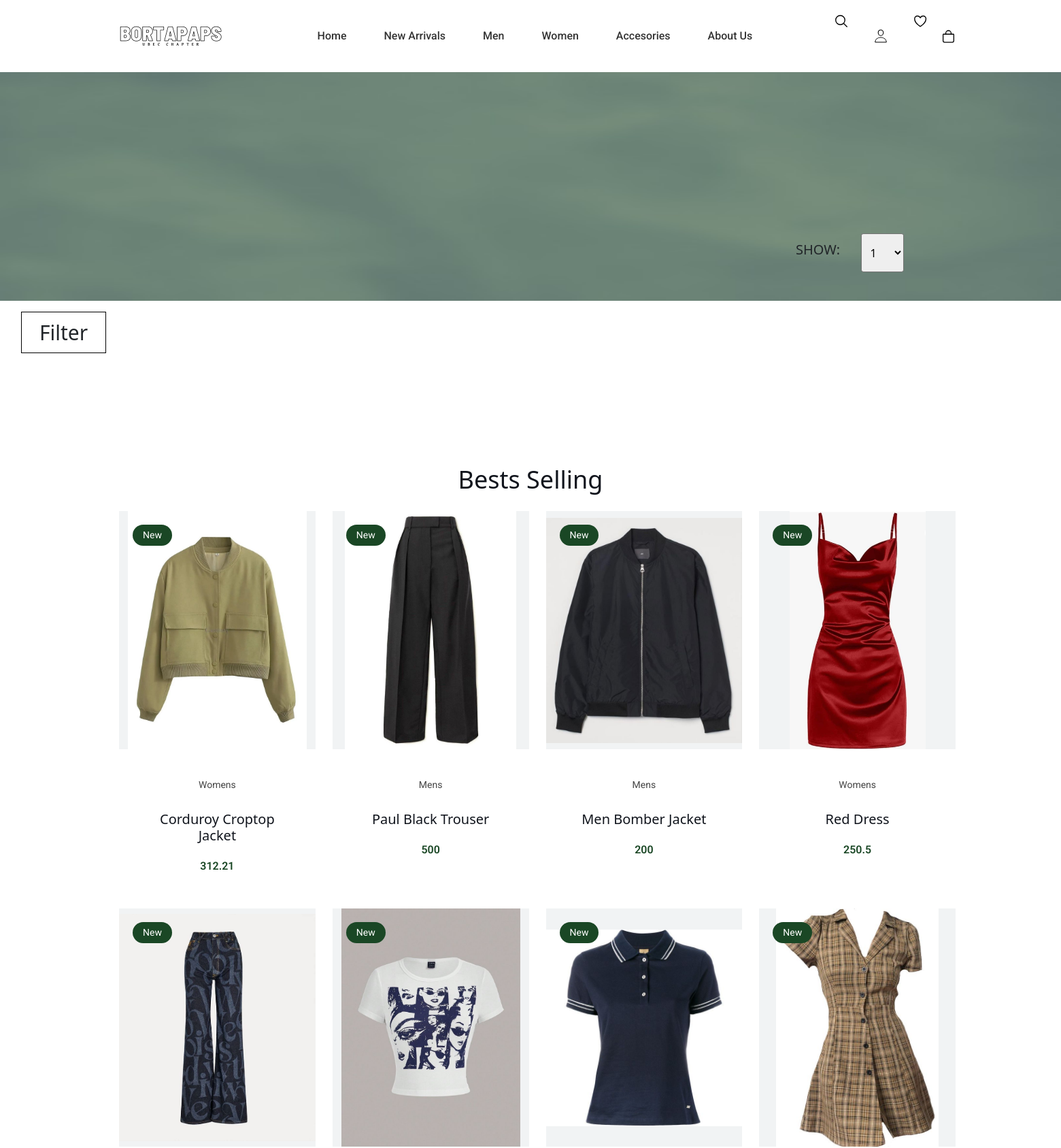
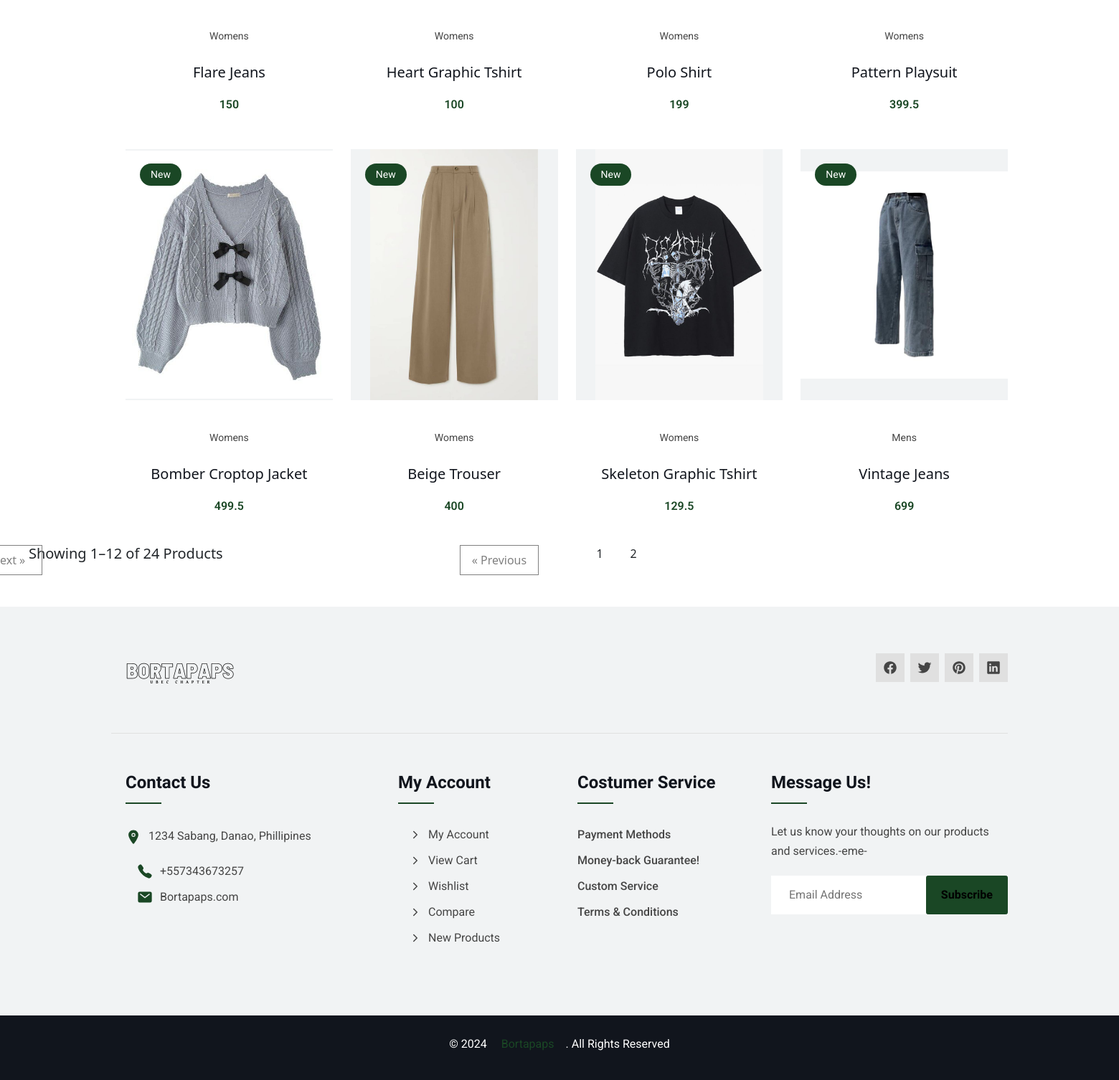
Page /Bortapaps2/products.php on the committed database (2 pictures, top to bottom).
### tables this page shows
CREATE TABLE `products` (
  `id` int(11) NOT NULL,
  `name` varchar(255) NOT NULL,
  `description` text NOT NULL,
  `price` double NOT NULL,
  `category` varchar(255) DEFAULT NULL,
  `path` varchar(255) NOT NULL
);

### Bortapaps2/products.php (the view, shortened to what this page needs)
<?php
include 'conn.php';
?>
<!DOCTYPE html>
<html lang="en">
<head>
  <link rel="stylesheet" href="https://cdnjs.cloudflare.com/ajax/libs/font-awesome/4.7.0/css/font-awesome.min.css">
  <link href="https://cdn.jsdelivr.net/npm/bootstrap@5.0.2/dist/css/bootstrap.min.css" rel="stylesheet" >
  <link href='https://unpkg.com/boxicons@2.1.1/css/boxicons.min.css' rel='stylesheet'>
  <link rel="stylesheet" href="style.css">
</head>
<body id="top" style="
overflow-x: hidden;
">
  <header class="header" data-header>
    <div class="container">
      <a href="#" class="logo">
        <img src="BORTAPAPS2.png" width="160" height="50" alt=" Bortapaps">
      </a>
      <nav class="navbar" data-navbar>
        <ul class="navbar-list">
          <li class="navbar-item">
            <a href="/Bortapaps2/index.html" class="navbar-link">Home</a>
          </li>
          <li class="navbar-item">
            <a href="#" class="navbar-link">New Arrivals</a>
          </li>
          <li class="navbar-item">
            <a href="#" class="navbar-link">Men</a>
          </li>
          <li class="navbar-item">
            <a href="#" class="navbar-link">Women</a>
          </li>
          <li class="navbar-item">
            <a href="#" class="navbar-link">Accesories</a>
          </li>
          <li class="navbar-item">
            <a href="#" class="navbar-link">About Us</a>
          </li>
        </ul>
        <ul class="nav-action-list">
          <li>
            <button class="nav-action-btn">
          <button class="btn btn-primary" type="button" data-bs-toggle="offcanvas" data-bs-target="#offcanvasRight" aria-controls="offcanvasRight"style="position: relative;padding: 0;margin: 0;background-color: transparent;top: -1vh;border: none;font-size: 22px;"> <ion-icon name="search-outline" aria-hidden="true" ></ion-icon>
            </button>
          </li>
          <li>
            <a href="#" class="nav-action-btn">
              <button onclick="document.getElementById('id01').style.display='block'"> <ion-icon name="person-outline" aria-hidden="true"></ion-icon> </button>
            </a>
          </li>
          <li>
            <button class="nav-action-btn">
              <button class="btn btn-primary" type="button" data-bs-toggle="offcanvas" data-bs-target="#offcanvasWithBothOptions" aria-controls="offcanvasWithBothOptions" style="position: relative;background: transparent;padding: 0%;border: 0;font-size: 139%;top: -1vh;display: flex;"><ion-icon name="heart-outline" aria-hidden="true"></ion-icon></button>
            </button>
          </li>
          <li>
            <button class="nav-action-btn">
              <button class="btn btn-primary" type="button" data-bs-toggle="offcanvas" data-bs-target="#offcanvasWithBackdrop" aria-controls="offcanvasWithBackdrop" style="
              position: relative;
              background: transparent;
              padding: 0%;
              font-size: 21px;
              border: 0;
              top: -21%;
          ">  <ion-icon name="bag-outline" aria-hidden="true" ></ion-icon> </button>
            </button>
              </div>
  </header>
  <main>
    <article>
<section>
    <div class="contaner-hero" style="width: 100vw;height: 44vh;background-color: rgb(0, 0, 0);display: flex;justify-content: center;">
<img src="/Bortapaps2/banner.jpg" alt="banner" style="position: relative;
    display: flex;
    width: 207vh;">
    </div>
</section>
<section>
    <div class="navbar-filter" style="width: 100vw; height: 13vh; background-color: white;">
        <span class="filter" style="font-size:30px;cursor:pointer;position: relative;height: 61px;width: 8vw;display: flex;align-items: center;justify-content: center;padding: 1vh;top: 2vh;left: 2vw;border: 1px solid black;z-index: 2;" onclick="openNav()">Filter</span>
        <div class="show"style="
        position: relative;
    display: flex;
    top: -5vh;
    left: 75vw;
    align-items: center;
    ">
            <p style="
            font-size: 20px;
        ">SHOW:</p>
            <select id="qty" name="qty" style="
            position: relative;
            left: 2vw;
            height: 57px;
            width: 4vw;
            display: flex;
            justify-content: space-between;
            border-radius: 6%;
            padding: 1vh;
        ">
              <option value="1">1</option>
            </select>
        </div>
    </div>
</section>
      <div class="section_scroll">
      <section class="section product">
        <div id="main">
        <div class="container">
            <div class="sorted"style="
           position: relative;
    display: flex;
    top: -20vh;
    left: 2vw;
    align-items: center;
    width: 20vw;
        ">
                <p style="
                font-size: 20px;
            ">SORT BY:</p>
            </div>
          <h2 class="h2 section-title">Bests Selling</h2>
          <ul class="product-list">
            <?php
            $result = mysqli_query ($conn, "SELECT * FROM products LIMIT 12");
            while ( $row =mysqli_fetch_assoc($result)){
            ?>
            <li class="product-item">
              <div class="product-card" tabindex="0">
                <figure class="card-banner">
                  <img src="/products/<?=$row['path']?>" width="312" height="350" loading="lazy"
                  class="image-contain" data-bs-toggle="modal" data-bs-target="#myModal" alt="Your Image">
                  <div class="card-badge">New</div>
                </figure>
                <div class="card-content">
                  <div class="card-cat">
                    <a href="#" class="card-cat-link"><?=$row['category']?></a>
                  </div>
                  <h3 class="h3 card-title">
                    <a href="#"><?=$row['name']?></a>
                  </h3>
                  <data class="card-price" value="180.85"><?=$row['price']?></data>
                </div>
              </div>
            </li>
          <?php
         }
         ?>
          </div>
          <div class="showing-products">
            <h2>Showing 1–12 of 24 Products</h2>
            <a href="#" class="previous" style="left: 4vw;">&laquo; Previous</a>
           <span class="nextnumber">
            <p>1</p>
            <p>2</p>
            </span>
<a href="#" class="next" style="width: 11vh;left: -41vh;">Next &raquo;</a>
</div>
        </div>
        </div>
  <footer class="footer">
    <div class="footer-top section">
      <div class="container">
        <div class="footer-brand">
          <a href="#" class="logo">
            <img src="BORTAPAPS2.png" width="160" height="50" alt="Footcap logo">
          </a>
          <ul class="social-list">
            <li>
              <a href="#" class="social-link">
                <ion-icon name="logo-facebook"></ion-icon>
              </a>
            </li>
            <li>
              <a href="#" class="social-link">
                <ion-icon name="logo-twitter"></ion-icon>
              </a>
            </li>
            <li>
              <a href="#" class="social-link">
                <ion-icon name="logo-pinterest"></ion-icon>
              </a>
            </li>
            <li>
              <a href="#" class="social-link">
                <ion-icon name="logo-linkedin"></ion-icon>
              </a>
            </li>
          </ul>
        </div>
        <div class="footer-link-box">
          <ul class="footer-list">
            <li>
              <p class="footer-list-title">Contact Us</p>
            </li>
            <li>
              <address class="footer-link">
                <ion-icon name="location"></ion-icon>
                <span class="footer-link-text">
                 1234  Sabang, Danao, Phillipines
                </span>
              </address>
            </li>
            <li>
              <a href="tel:+557343673257" class="footer-link">
                <ion-icon name="call"></ion-icon>
                <span class="footer-link-text">+557343673257</span>
              </a>
            </li>
            <li>
              <a href="mailto:footcap@help.com" class="footer-link">
                <ion-icon name="mail"></ion-icon>
                <span class="footer-link-text">Bortapaps.com</span>
              </a>
            </li>
          </ul>
          <ul class="footer-list">
            <li>
              <p class="footer-list-title">My Account</p>
            </li>
            <li>
              <a href="#" class="footer-link">
                <ion-icon name="chevron-forward-outline"></ion-icon>
                <span class="footer-link-text">My Account</span>
              </a>
            </li>
            <li>
              <a href="#" class="footer-link">
                <ion-icon name="chevron-forward-outline"></ion-icon>
                <span class="footer-link-text">View Cart</span>
              </a>
            </li>
            <li>
              <a href="#" class="footer-link">
                <ion-icon name="chevron-forward-outline"></ion-icon>
                <span class="footer-link-text">Wishlist</span>
              </a>
            </li>
            <li>
              <a href="#" class="footer-link">
                <ion-icon name="chevron-forward-outline"></ion-icon>
                <span class="footer-link-text">Compare</span>
              </a>
            </li>
            <li>
              <a href="#" class="footer-link">
                <ion-icon name="chevron-forward-outline"></ion-icon>
                <span class="footer-link-text">New Products</span>
              </a>
            </li>
          </ul>
          <div class="footer-list">
            <p class="footer-list-title">Costumer Service</p>
            <table class="footer-table">
              <tbody>
                <tr class="table-row">
                  <th class="table-head" scope="row">Payment Methods</th>
                <tr class="table-row">
                  <th class="table-head" scope="row">Money-back Guarantee!</th>
                <tr class="table-row">
                  <th class="table-head" scope="row">Custom Service</th>
                <tr class="table-row">
                  <th class="table-head" scope="row">Terms & Conditions</th>
              </tbody>
            </table>
          </div>
          <div class="footer-list">
            <p class="footer-list-title">Message Us!</p>
            <p class="newsletter-text">
              Let us know your thoughts on our products and services.-eme-
            </p>
            <form action="" class="newsletter-form">
              <input type="email" name="email" required placeholder="Email Address" class="newsletter-input">
              <button type="submit" class="btn btn-primary">Subscribe</button>
            </form>
          </div>
        </div>
      </div>
    </div>
    <div class="footer-bottom">
      <div class="container">
        <p class="copyright">
          &copy; 2024 <a href="#" class="copyright-link">Bortapaps</a>. All Rights Reserved
        </p>
      </div>
    </div>
  </footer>
</body>
</html>

### rows in the picture
products: path (picture), category "Womens", name "Corduroy Croptop Jacket", price "312.21"
products: path (picture), category "Mens", name "Paul Black Trouser", price "500"
products: path (picture), category "Mens", name "Men Bomber Jacket", price "200"
products: path (picture), category "Womens", name "Red Dress", price "250.5"
products: path (picture), category "Womens", name "Flare Jeans", price "150"
products: path (picture), category "Womens", name "Heart Graphic Tshirt", price "100"
products: path (picture), category "Womens", name "Polo Shirt", price "199"
products: path (picture), category "Womens", name "Pattern Playsuit", price "399.5"
products: path (picture), category "Womens", name "Bomber Croptop Jacket", price "499.5"
products: path (picture), category "Womens", name "Beige Trouser", price "400"
products: path (picture), category "Womens", name "Skeleton Graphic Tshirt", price "129.5"
products: path (picture), category "Mens", name "Vintage Jeans", price "699"
